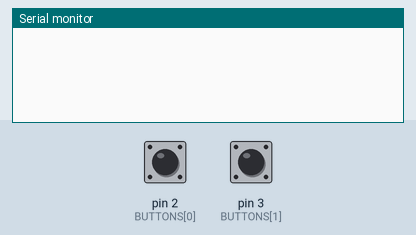
The sketch below on a simulated Arduino Uno, built with avr-gcc and run on an emulated ATmega328P. Parts: the last lines printed to the serial monitor. Inputs (shaded band) come from the test bench; at power-on: pin 2 (BUTTONS[0]) HIGH, pin 3 (BUTTONS[1]) HIGH.

Above: at 1.2 s.
1.3 s: pin 2 (BUTTONS[0]) pulled LOW for 0.15 s
At 2.5 s:
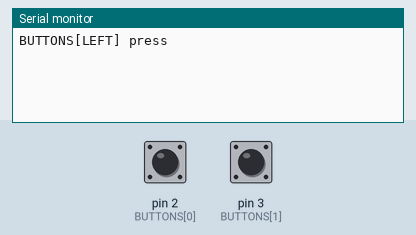
2.9 s: pin 3 (BUTTONS[1]) pulled LOW for 0.15 s
At 3.7 s:
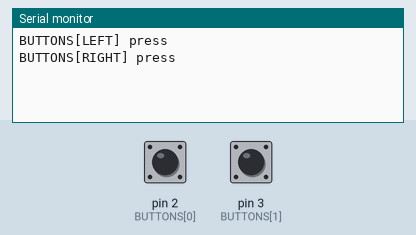
4.5 s: pin 2 (BUTTONS[0]) pulled LOW for 3.2 s
At 6.2 s:
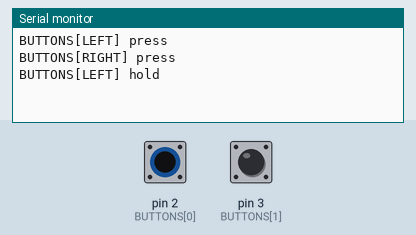
9.2 s: pin 3 (BUTTONS[1]) pulled LOW for 1 s
At 10.9 s:
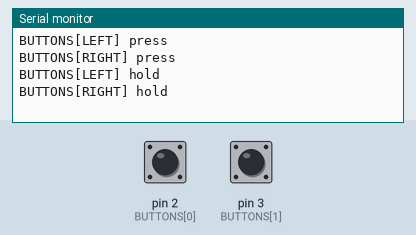

Measured:
- after the input at 1.3 s, the serial monitor: prints a new line after 0.15 s (image 1)
- after the input at 2.9 s, the serial monitor: prints a new line after 0.15 s (image 2)
- after the input at 4.5 s, the serial monitor: prints a new line after 1.0 s (image 3)
- after the input at 9.2 s, the serial monitor: prints a new line after 1.0 s (image 4)

The sketch:

button_press_and_hold.ino
```cpp
// button_press_and_hold -- sketch for registering button presses and button holds -- easily expanded upon
//CONSTANTS:
  const byte DEBOUNCE_DELAY = 85;   //(in millis)the debounce time, set this to your needs. Higher = less flicker. Too high affects whether your press was read at all. It all depends on your individual buttons
  const unsigned short BUTTON_HOLD_TIME = 1000; //(in millis)time needed for button press to be considered long-pressed(1.5sec)
  const byte NUM_BUT = 2; //this represents the number of buttons we're dealing with

  enum { BUT_ON, BUT_OFF }; //using pull-up in this example so BUT_ON = 0, BUT_OFF = 1. use enum { BUT_OFF, BUT_ON } for pulldown type circuit
  enum { LEFT, RIGHT };     //these are our button names. Can just as easily replace these with numbers.
  //button pins -- add as many of these as you have buttons. I needed two.
  const byte BUTTONS[NUM_BUT] = { 2, 3 }; //add as many buttons as you'd like, as well as their corresponing pins

//button states -- I have them as volatile as my final use involves attaching interrupts
  volatile byte buttonState[NUM_BUT] = { BUT_ON, BUT_ON }; //set to LOW because using internal pullup, change to HIGH if using Pulldown
  volatile byte prevButtonState[NUM_BUT];

//base reading for determing if long-press time has been met
  unsigned long lastButtonTime = 0;

//debounce variables/functions
  unsigned long lastDebounceTime = 0; //used to set a base time (in millis) for our debounce
  inline unsigned long debouncer();  //prototype for function that sets debounce timer

void setup()
{
  Serial.begin(9600);//lets get that serial monitor running!
  byte init;
  for (init = 0; init < NUM_BUT; init++)
   pinMode(BUTTONS[init], INPUT_PULLUP); //change this to INPUT if you're not using the internal pullup
}

void loop()
{
  byte i;
  //set our previous states to OFF
  for (i = 0; i < NUM_BUT; i++)
  {
    prevButtonState[i] = BUT_OFF;
  }

  if (buttonState[LEFT] == BUT_OFF && buttonState[RIGHT] == BUT_OFF)  //if buttons NOT pressed...
  {
    lastDebounceTime = millis(); //...reset the debouncing timer and
    lastButtonTime = millis();  //...reset the button_hold timer
  }
  //read both button states
  buttonState[LEFT] = digitalRead(BUTTONS[LEFT]);
  buttonState[RIGHT] = digitalRead(BUTTONS[RIGHT]);

  //make sure we've hit debounce time & check if left button has been pressed..
  if (debouncer() >= DEBOUNCE_DELAY && (buttonState[LEFT] == BUT_ON || buttonState[RIGHT] == BUT_ON))
  {
    while (buttonState[LEFT] == BUT_ON || buttonState[RIGHT] == BUT_ON)//as long as atleast one button is still pressed lets loop..
    {
      //read both button states again and store in prevButtonState array
      prevButtonState[LEFT] = buttonState[LEFT];
      prevButtonState[RIGHT] = buttonState[RIGHT];
      buttonState[LEFT] = digitalRead(BUTTONS[LEFT]);
      buttonState[RIGHT] = digitalRead(BUTTONS[RIGHT]);
      //if BUTTONS[LEFT] was pressed but is no longer pressed and its been less than HOLD_TIME...
      if (buttonState[LEFT] != prevButtonState[LEFT] && (millis() - lastButtonTime) < BUTTON_HOLD_TIME)
      {
        Serial.println("BUTTONS[LEFT] press"); //obviously place your code here
      }else if (buttonState[RIGHT] != prevButtonState[RIGHT] && (millis() - lastButtonTime) < BUTTON_HOLD_TIME)//same for BUTTONS[RIGHT]
      {
        Serial.println("BUTTONS[RIGHT] press");//replace with your code
      }
      if (buttonState[LEFT] == BUT_ON && buttonState[RIGHT] == BUT_OFF && (debouncer() >= BUTTON_HOLD_TIME))//if we've eclipsed the hold time for left button...
      {
        Serial.println("BUTTONS[LEFT] hold");  //again, place your code here
        while (buttonState[LEFT] == BUT_ON) //stay in loop until button released so as not to repeat press.
        {
          buttonState[LEFT] = digitalRead(BUTTONS[LEFT]);
        }
      }else if (buttonState[LEFT] == BUT_OFF && buttonState[RIGHT] == BUT_ON && (debouncer() >= BUTTON_HOLD_TIME))//or if we've eclipsed the hold time for right button...
      {
        Serial.println("BUTTONS[RIGHT] hold");  //again, place your code here
        while (buttonState[RIGHT] == BUT_ON)  //stay in loop until button released so as not to repeat press
        {
          buttonState[RIGHT] = digitalRead(BUTTONS[RIGHT]);
        }
      }
    }
  }
}

//this function is to ensure that one button press is registered as only one button press.
unsigned long debouncer()
{
  return millis() - lastDebounceTime;
}
```
